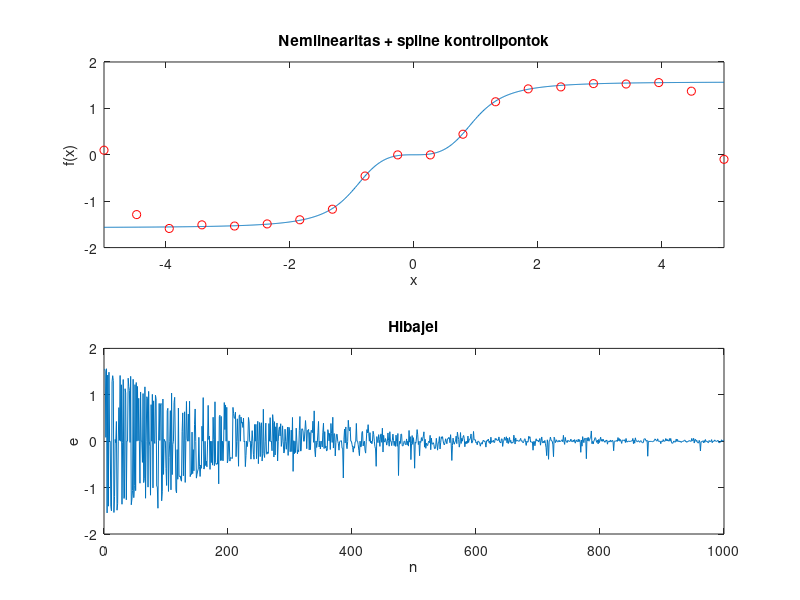

This chart was generated by the following MATLAB code:
clear all;
clc;

%% PARAMETEREK
f=@(x) atan(x.^3); % statikus nemlinearitas
xmin=-5;           % ertelmezesi tartomany also hatara
xmax=5;            % ertelmezesi tartomany felso hatara
P=20;              % spline kontrollpontok szama
N=1000;            % szimulacio hossza
mu=0.1;            % LMS algoritmus batorsagi tenyezoje
s=xmin+(xmax-xmin)*rand(1,N); % gerjesztes

%% IDENTIFIKACIO
M=[0 1 0 0;-0.5 0 0.5 0;1 -2.5 2 -0.5;-0.5 1.5 -1.5 0.5];
x=linspace(xmin,xmax,P);
q=zeros(P,1); % a kontrollpontok vektora
for ii=1:N
    idx=sum(s(ii)>=x); % az aktualis bemenetet megelozo kontrollpont indexe
	if idx==1 || idx>=P-1; continue; end;
    t=(s(ii)-x(idx))/(x(idx+1)-x(idx)); % az intervallum hanyadreszenel van a bemeneti adat
    u=[1 t t^2 t^3];
    e(ii)=f(s(ii))-u*M*q((idx-1):(idx+2)); % hibajel
    q((idx-1):(idx+2))=q((idx-1):(idx+2))+mu*(u*M)'*e(ii); % frissitjuk a megfelelo 4 kontrollpontot
end

%% ABRAZOLAS
xcont=linspace(xmin,xmax,1000);
figure(1);
subplot(211);
plot(xcont,f(xcont));
xlim([xmin xmax]);
hold on;
plot(x,q,'ro');
hold off;
title('Nemlinearitas + spline kontrollpontok');
xlabel('x');
ylabel('f(x)');
subplot(212)
plot(e);
title('Hibajel');
xlabel('n');
ylabel('e');
